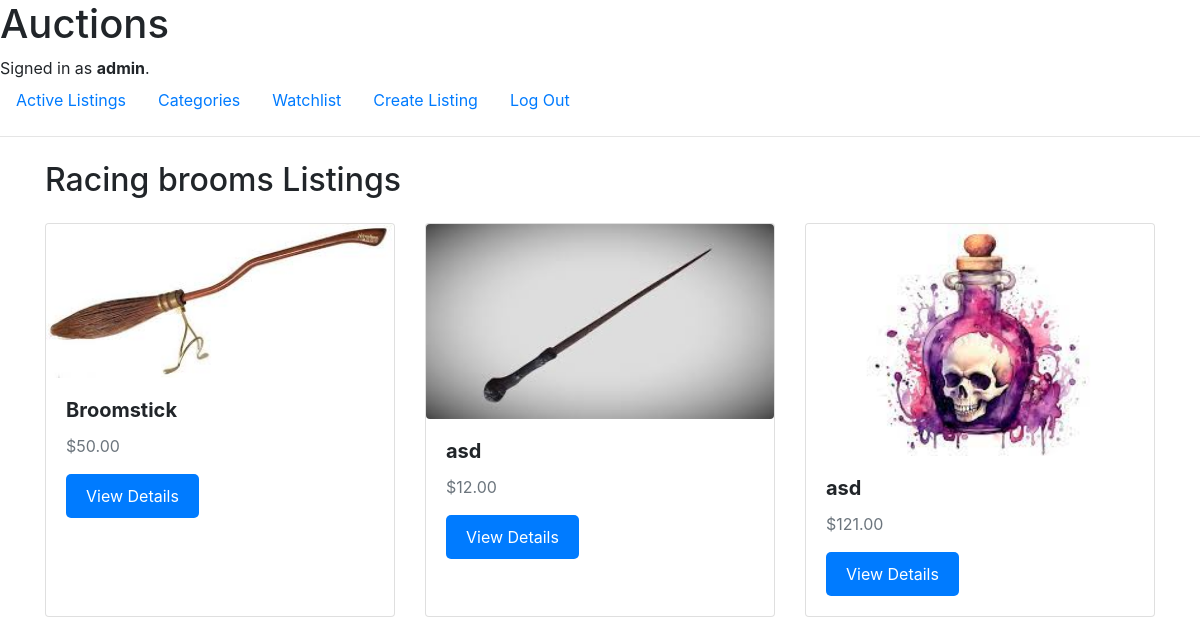
/categories/Racing brooms (signed in), run on the app's committed database.
### auctions/models.py (models this page shows, shortened)
class User(AbstractUser):
    watchlist = models.ManyToManyField('Listing', related_name='watchers', blank=True)

class Category(models.Model):
    name = models.CharField(max_length=50)

class Listing(models.Model):
    title = models.CharField(max_length=50)
    description = models.TextField()
    starting_bid = models.DecimalField(max_digits=10, decimal_places=2)
    current_price = models.DecimalField(max_digits=10, decimal_places=2, default=0)
    image = models.ImageField(upload_to='', blank=True, null=True)
    category = models.ForeignKey(Category, on_delete=models.SET_NULL, null=True, blank=True)
    author = models.ForeignKey(User, on_delete=models.CASCADE, related_name='listings')
    created_at = models.DateTimeField(auto_now_add=True)
    is_active = models.BooleanField(default=True)
    winner = models.ForeignKey(User, on_delete=models.SET_NULL, blank=True, null=True)

### auctions/views.py (the view)
# urls.py: path('categories/<str:category>', views.category_listings, name='category_listings'),
def category_listings(request, category):
    category_obj = get_object_or_404(Category, name=category)
    listings = Listing.objects.filter(category=category_obj, is_active=True)
    return render(request, "auctions/category_listings.html", {'listings': listings, 'category': category})

### auctions/templates/auctions/category_listings.html
{% extends "auctions/layout.html" %}
{% load static %}
{% block body %}
    <div class="container mt-4">
        <h2 class="mb-4">{{ category }} Listings</h2>
        {% if listings %}
            <div class="row">
                {% for listing in listings %}
                    <div class="col-md-4 mb-4">
                        <div class="card h-100">
                            {% if listing.image %}
                                <img src="{{ listing.image.url }}" class="card-img-top rounded img-outline" alt="{{ listing.title }}">
                            {% else %}
                                <div class="placeholder-img card-img-top rounded"></div>
                            {% endif %}
                            <div class="card-body">
                                <h5 class="card-title font-weight-bold">{{ listing.title }}</h5>
                                <p class="card-text text-muted">${{ listing.starting_bid }}</p>
                                <a href="{% url 'listing_detail' listing.id %}" class="btn btn-primary">View Details</a>
                            </div>
                        </div>
                    </div>
                {% endfor %}
            </div>
        {% else %}
            <p class="text-muted">No active listings in this category.</p>
        {% endif %}
    </div>
{% endblock %}

### auctions/templates/auctions/layout.html (shortened to what this page needs)
{% load static %}
<!DOCTYPE html>
<html lang="en">
    <head>
        <link rel="stylesheet" href="https://stackpath.bootstrapcdn.com/bootstrap/4.4.1/css/bootstrap.min.css">
        <link href="{% static 'auctions/styles.css' %}" rel="stylesheet">
    </head>
    <body>
        <h1>Auctions</h1>
        <div>
            {% if user.is_authenticated %}
                Signed in as <strong>{{ user.username }}</strong>.
            {% else %}
                Not signed in.
            {% endif %}
        </div>
        <ul class="nav">
            <li class="nav-item">
                <a class="nav-link" href="{% url 'index' %}">Active Listings</a>
            </li>
            <li class="nav-item">
                <a class="nav-link" href="{% url 'categories' %}">Categories</a>
            </li>
            {% if user.is_authenticated %}
                <li class="nav-item">
                    <a class="nav-link" href="{% url 'watchlist' %}">Watchlist</a>
                </li>
                <li class="nav-item">
                    <a class="nav-link" href="{% url 'create_listing' %}">Create Listing</a>
                </li>
                <li class="nav-item">
                    <a class="nav-link" href="{% url 'logout' %}">Log Out</a>
                </li>
            {% endif %}
        </ul>
        <hr>
        {% block body %}
        {% endblock %}
    </body>
</html>

### auctions/static/auctions/styles.css (style rules this page uses)
body { padding: 0; margin: 0; }
.btn-primary { background-color: #007bff; color: #fff; border: none; padding: 10px 20px; border-radius: 5px; cursor: pointer; }

### data on the page
User: username "admin"
Category: name "Racing brooms"
Listing: image (picture), title "Broomstick", starting_bid "50.00"
Listing: image (picture), title "asd", starting_bid "12.00"
Listing: image (picture), title "asd", starting_bid "121.00"
